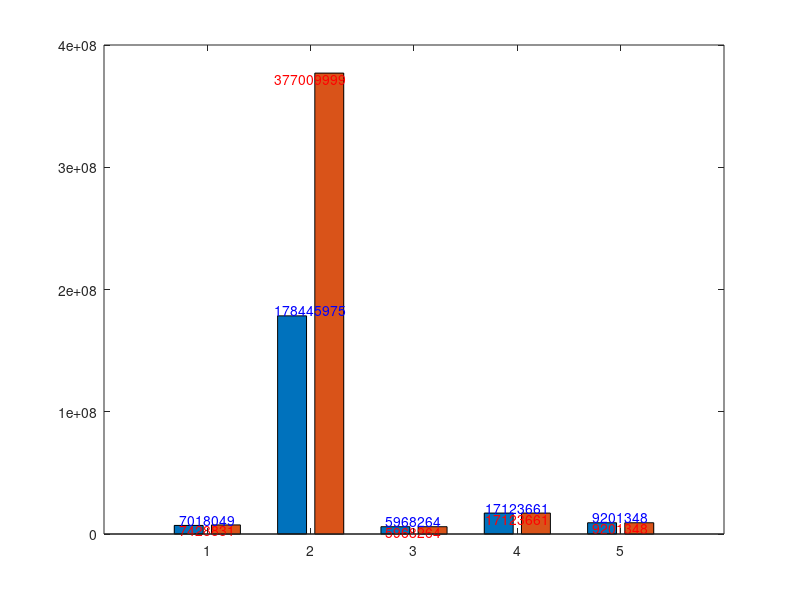

This figure's MATLAB source:
% test designated to finding best initialization for the ilium bone

%loading segmentation scores from past runs
load segScoresSmallIliumPrior; % param = 10
load segScoreLargeIliumPrior; % param = 3

X = 1:size(segScoreLargeIlium, 2);
scores = zeros(size(segScoreLargeIlium, 2));
scores2 = zeros(size(segScoreLargeIlium, 2));

for i = 1:size(segScoreLargeIlium, 2)
    score = segScores(1,i);
    scores(i) = score{1}(1,9);
%     disp(scores(i));
    score = segScoreLargeIlium(1,i);
    scores2(i) = score{1}(1,9);
%     disp(scores2(i));
end

dispScore = [scores(1) scores2(1); scores(2) scores2(2); ...
    scores(3) scores2(3); scores(4) scores2(4); scores(5) scores2(5)];
bar(X,dispScore);
for j = 1:numel(X)
    text(X(j),dispScore(j,1), num2str(dispScore(j,1), '%0.0f'), ...
        'HorizontalAlignment','center',...
        'VerticalAlignment','bottom',...
        'color','b');
    text(X(j),dispScore(j,2), num2str(dispScore(j,2), '%0.0f'), ...
        'HorizontalAlignment','center',...
        'VerticalAlignment','top', ...
        'color','r');
end
